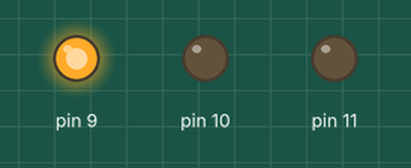
Simulated run of this sketch. Board: Arduino Uno, built with avr-gcc and run on an emulated ATmega328P. Parts: output pins drawn as LEDs (lit = HIGH).

Above: at 0.05 s.
At 1.95 s:
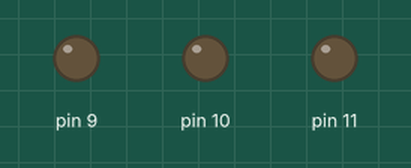
At 3.85 s:
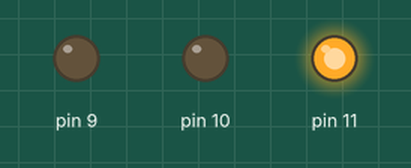
At 7.65 s:
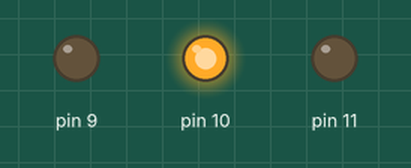
Timing chart, 0 to 8.0 s (numbered marks = the images above):
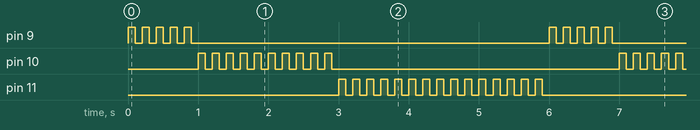

Measured:
- by itself, pin 9: repeats every 6.0 s: 4 × (LOW 0.10 s, HIGH 0.10 s), LOW 5.1 s, HIGH 0.10 s
- by itself, pin 10: repeats every 6.0 s: 9 × (LOW 0.10 s, HIGH 0.10 s), LOW 4.1 s, HIGH 0.10 s
- by itself, pin 11: moves between LOW and HIGH, repeating every 6.0 s

The sketch:

002Blink_3_LEDs.ino
```cpp
//Blink 3 LEDS (L1-5times, L2-10times, L3-15times)
void setup()
{
  pinMode(9, OUTPUT);
  pinMode(10, OUTPUT);
  pinMode(11, OUTPUT);
}

void loop()
{
  int i;
  for(i=0;i<5;i++){
  	digitalWrite(9,HIGH);
    delay(100);
    digitalWrite(9,LOW);
    delay(100);
  }
  for(i=0;i<10;i++){
  	digitalWrite(10,HIGH);
    delay(100);
    digitalWrite(10,LOW);
    delay(100);
  }
  for(i=0;i<15;i++){
  	digitalWrite(11,HIGH);
    delay(100);
    digitalWrite(11,LOW);
    delay(100);
  }
}
```
